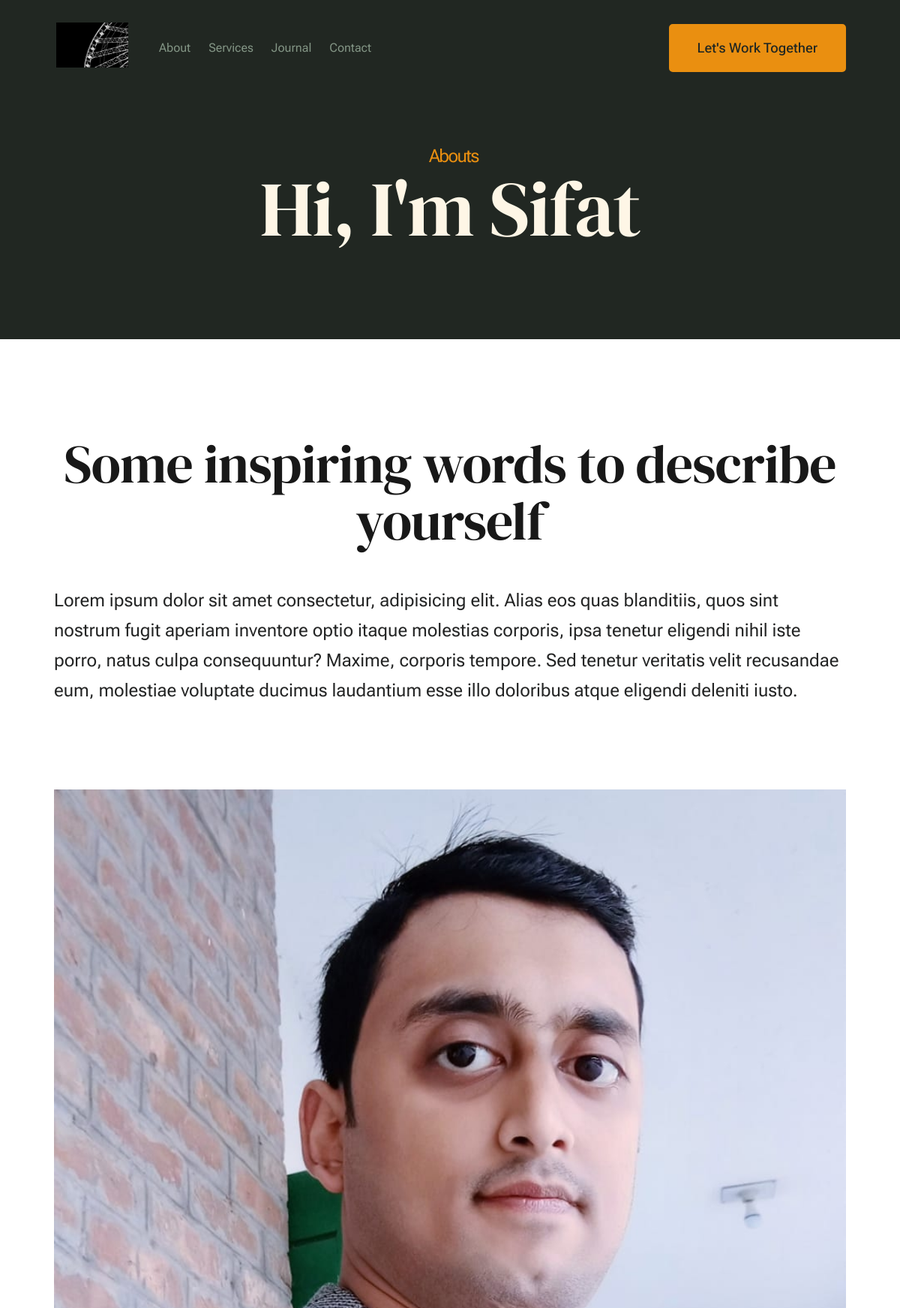
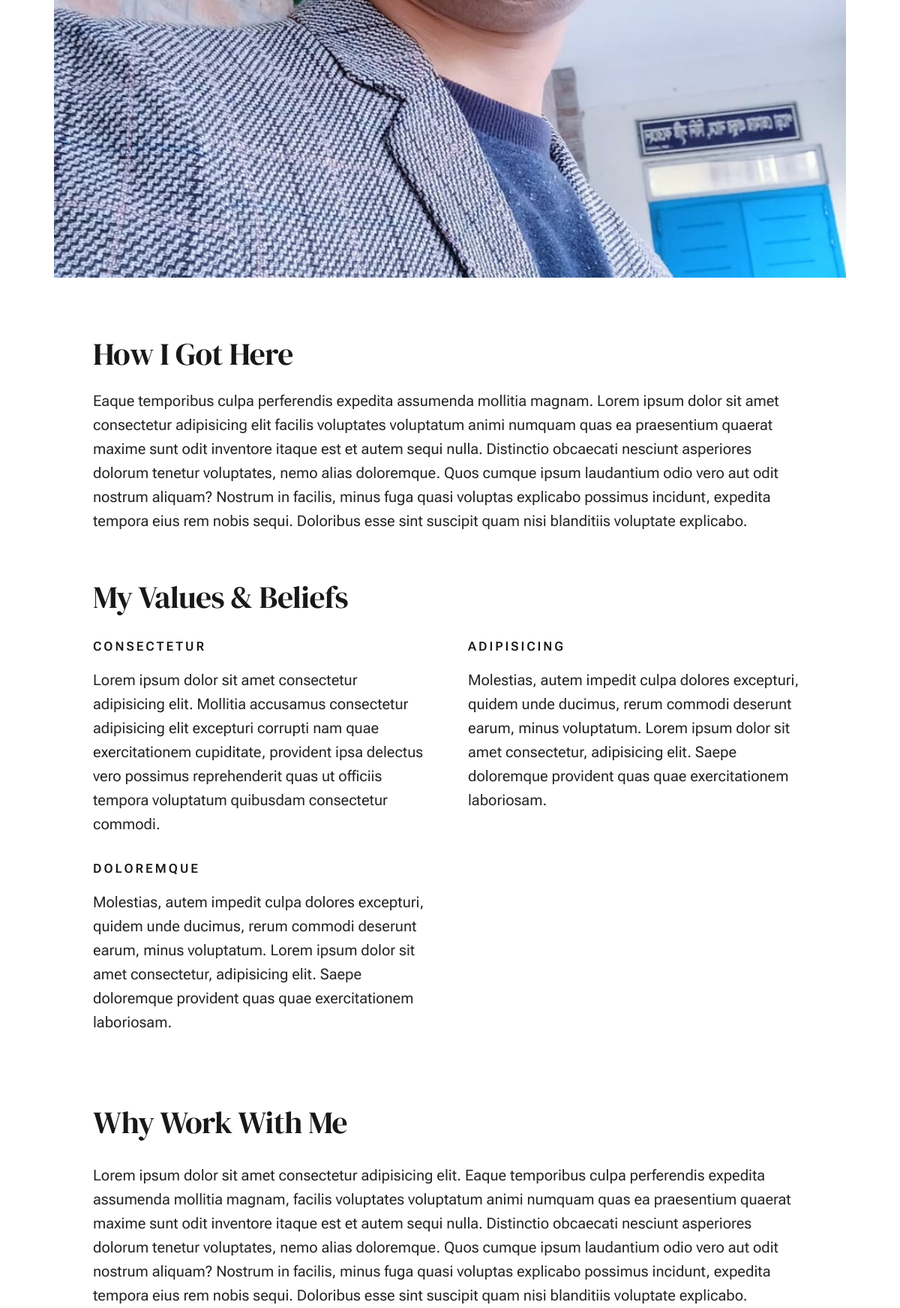
The page /about/ (upper part) on the database its author committed (2 pictures, top to bottom).
### website/models.py (models this page shows, shortened)
class WebsiteSetting(models.Model):
    site_name = models.CharField(max_length=25)
    owner_image = models.ImageField('owner/')
    owner_about = models.TextField(null=True, blank=True)
    logo = models.ImageField(upload_to='logo/')
    favicon = models.ImageField(upload_to='favicon/')
    home_title = models.CharField(max_length=150)
    scroll_button = models.CharField(max_length=20)
    facebook = models.CharField(max_length=50)
    twitter = models.CharField(max_length=50)
    instagram = models.CharField(max_length=50)
    dribble = models.CharField(max_length=50)
    about_pre_title = models.CharField(max_length=15)
    about_title = models.CharField(max_length=30)
    about_background_image = models.ImageField('about/')
    about_desc = models.TextField(null=True, blank=True)
    expertise_pre_title = models.CharField(max_length=15)
    expertise_title = models.CharField(max_length=30)
    expertise_desc = models.TextField(max_length=300)
    expertise_button_text = models.CharField(max_length=20)
    clients_pre_title = models.CharField(max_length=15)
    clients_title = models.CharField(max_length=100)
    clients_desc = models.TextField(null=True, blank=True)
    testimonials_pre_title = models.CharField(max_length=20)
    testimonials_title = models.CharField(max_length=30)
    cta_title = models.CharField(max_length=50)
    cta_desc = models.TextField(max_length=200)
    cta_button = models.CharField(max_length=20)
    article_pre_title = models.CharField(max_length=15)
    article_title = models.CharField(max_length=30)
    about_page_content_title = models.CharField(max_length=80)
    about_page_content_desc = models.TextField()
    about_page_main_content_title = models.CharField(max_length=50)
    about_page_main_content_desc = models.TextField()
    about_page_value_title = models.CharField(max_length=50)
    about_page_together_work_title = models.CharField(max_length=50)
    about_page_together_work_desc = RichTextField()
    more_abouts_owner_title = models.CharField(max_length=80)
    more_abouts_owner_desc = models.TextField()
    services_page_pre_title = models.CharField(max_length=20)
    services_page_title = models.CharField(max_length=30)
    services_page_display_title = models.CharField(max_length=50)
    services_page_display_desc = models.TextField()
    blog_page_pre_title = models.CharField(max_length=20)
    blog_page_title = models.CharField(max_length=50)
    contact_page_pre_title = models.CharField(max_length=20)
    contact_page_title = models.CharField(max_length=30)
    contact_page_content_title = models.CharField(max_length=80)
    contact_page_desc = models.TextField()
    contact_page_image = models.ImageField(upload_to='contact/')
    newsLetter_title = models.CharField(max_length=20)
    newsLetter_desc = models.TextField(max_length=100)
    email = models.EmailField(max_length=30)
    alt_email = models.EmailField(max_length=30, null=True, blank=True)
    email_button_text = models.CharField(max_length=40)
    phone = models.CharField(max_length=15)
    alt_phone = models.CharField(max_length=15, null=True, blank=True)
    designs_year = models.CharField(max_length=5)
    designer_name = models.CharField(max_length=30)
    designer_profile = models.CharField(max_length=60)
    @property
    def short_cta_desc(self):
        return self.cta_desc[:200]

class ValuesItem(models.Model):
    title = models.CharField(max_length=30)
    desc = models.TextField()

### website/views.py (the view)
# urls.py: path('about/', views.AboutView.as_view(), name='about'),
class AboutView(TemplateView):
    template_name = 'about.html'
    def get_context_data(self, **kwargs):
        context = super().get_context_data(**kwargs)
        context['websetting'] = WebsiteSetting.objects.last()
        context['valuesItem'] = ValuesItem.objects.all()
        context['testimonial'] = Testimonial.objects.all()
        return context

### website/context.py (called while the page is built)
def newsletter_form(request):
    return {
        'newsletter_form': NewsletterForm()
    }

### templates/about.html (shortened to what this page needs)
{% extends 'bash.html' %}
{% load static %}
{% block content %}
    <div id="page" class="s-pagewrap">
        {% include 'header.html' %}
        <section id="content" class="s-content">
               <section class="s-pageheader pageheader">
                    <div class="row">
                        <div class="column xl-12">
                            <h1 class="page-title">
                                <span class="page-title__small-type text-pretitle">{{websetting.about_pre_title}}</span>
                                Hi, I'm {{websetting.site_name}}
                            </h1>
                        </div>
                    </div>
               </section>
               <section class="s-pagecontent pagecontent">
                    <div class="row pageintro">
                        <div class="column xl-6 lg-12">
                            <h2 class="text-display-title">{{websetting.about_page_content_title}}</h2>
                        </div>
                        <div class="column xl-6 lg-12 u-flexitem-x-right">
                            <p class="lead">
                            {{websetting.about_page_content_desc}}
                            </p>
                        </div>
                    </div>
                    <div class="row pagemedia">
                        <d class="column xl-12">
                            <figure class="page-media">
                                <img style="width:2200px" src="{{websetting.owner_image.url}}"
                                     srcset="{{websetting.owner_image.url}} 2400w,
                                             {{websetting.owner_image.url}} 1200w,
                                             {{websetting.owner_image.url}} 600w" sizes="(max-width: 2400px) 100vw, 2400px" alt="">
                            </figure>
                        </d>
                    </div>
                    <div class="row width-narrower pagemain">
                        <div class="column xl-12">
                            <h2>{{websetting.about_page_main_content_title}}</h2>
                            <p>
                           {{websetting.about_page_main_content_desc}}
                            </p>
                            <h2 class="u-add-bottom">{{websetting.about_page_value_title}}</h2>
                            <div class="grid-list-items list-items">
                                {% for value in valuesItem %}
                                <div class="grid-list-items__item list-items__item u-remove-bottom">
                                    <div class="list-items__item-header">
                                        <h6 class="list-items__item-small-title">{{value.title}}</h6>
                                    </div>
                                    <p>
                                    {{value.desc}}
                                    </p>
                                </div>
                                {% endfor %}
                            </div>
                            <h2>{{websetting.about_page_together_work_title}}</h2>
                            <p>
                            {{websetting.about_page_together_work_desc | safe}}
                            </p>
                        </div>
                    </div>
               </section>
        </section>
    </div>
{% endblock %}

### templates/header.html (shortened to what this page needs)
        <header class="s-header">
            <div class="row s-header__inner width-sixteen-col">
                <div class="s-header__block">
                    <div class="s-header__logo">
                        <a class="logo" href="{% url 'home' %}">
                            <img src="{{websetting.logo.url}}" alt="Homepage">
                        </a>
                    </div>
                </div>
                <nav class="s-header__nav">
                    <ul class="s-header__menu-links">
                        <li><a href="{% url 'about' %}">About</a></li>
                        <li><a href="{% url 'services' %}">Services</a></li>
                        <li><a href="{% url 'blog' %}">Journal</a></li>
                        <li><a href="{% url 'contact' %}">Contact</a></li>
                    </ul>
                    <div class="s-header__contact">
                        <a href="{% url 'contact' %}" class="btn btn--primary s-header__contact-btn"> {{websetting.cta_button}}</a>
                    </div>
                </nav>
            </div>
        </header>

### rows shown on the page
WebsiteSetting: logo (picture), cta_button "Let's Work Together", about_pre_title "Abouts", site_name "Sifat", about_page_content_title "Some inspiring words to describe yourself", about_page_content_desc "Lorem ipsum dolor sit amet consectetur, adipisicing elit. Alias eos quas blanditiis, quos sint nostrum fugit aperiam inventore optio itaque molestias corporis, ipsa tenetur eligendi nihil iste porro, natus culpa consequuntur? Maxime, corporis tempore. Sed tenetur veritatis velit recusandae eum, molestiae voluptate ducimus laudantium esse illo doloribus atque eligendi deleniti iusto.", owner_image (placeholder picture), about_page_main_content_title "How I Got Here", about_page_main_content_desc "Eaque temporibus culpa perferendis expedita assumenda mollitia magnam. Lorem ipsum dolor sit amet consectetur adipisicing elit facilis voluptates voluptatum animi numquam quas ea praesentium quaerat maxime sunt odit inventore itaque est et autem sequi nulla. Distinctio obcaecati nesciunt asperiores dolorum tenetur voluptates, nemo alias doloremque. Quos cumque ipsum laudantium odio vero aut odit nostrum aliquam? Nostrum in facilis, minus fuga quasi voluptas explicabo possimus incidunt, expedita tempora eius rem nobis sequi. Doloribus esse sint suscipit quam nisi blanditiis voluptate explicabo.", about_page_value_title "My Values & Beliefs", about_page_together_work_title "Why Work With Me", about_page_together_work_desc "Lorem ipsum dolor sit amet consectetur adipisicing elit. Eaque temporibus culpa perferendis expedita assumenda mollitia magnam, facilis voluptates voluptatum animi numquam quas ea praesentium quaerat maxime sunt odit inventore itaque est et autem sequi nulla. Distinctio obcaecati nesciunt asperiores dolorum tenetur voluptates, nemo alias doloremque. Quos cumque ipsum laudantium odio vero aut odit nostrum aliquam? Nostrum in facilis, minus fuga quasi voluptas explicabo possimus incidunt, expedita tempora eius rem nobis sequi. Doloribus esse sint suscipit quam nisi blanditiis voluptate explicabo."
ValuesItem: title "CONSECTETUR", desc "Lorem ipsum dolor sit amet consectetur adipisicing elit. Mollitia accusamus consectetur adipisicing elit excepturi corrupti nam quae exercitationem cupiditate, provident ipsa delectus vero possimus reprehenderit quas ut officiis tempora voluptatum quibusdam consectetur commodi."
ValuesItem: title "ADIPISICING", desc "Molestias, autem impedit culpa dolores excepturi, quidem unde ducimus, rerum commodi deserunt earum, minus voluptatum. Lorem ipsum dolor sit amet consectetur, adipisicing elit. Saepe doloremque provident quas quae exercitationem laboriosam."
ValuesItem: title "DOLOREMQUE", desc "Molestias, autem impedit culpa dolores excepturi, quidem unde ducimus, rerum commodi deserunt earum, minus voluptatum. Lorem ipsum dolor sit amet consectetur, adipisicing elit. Saepe doloremque provident quas quae exercitationem laboriosam."
